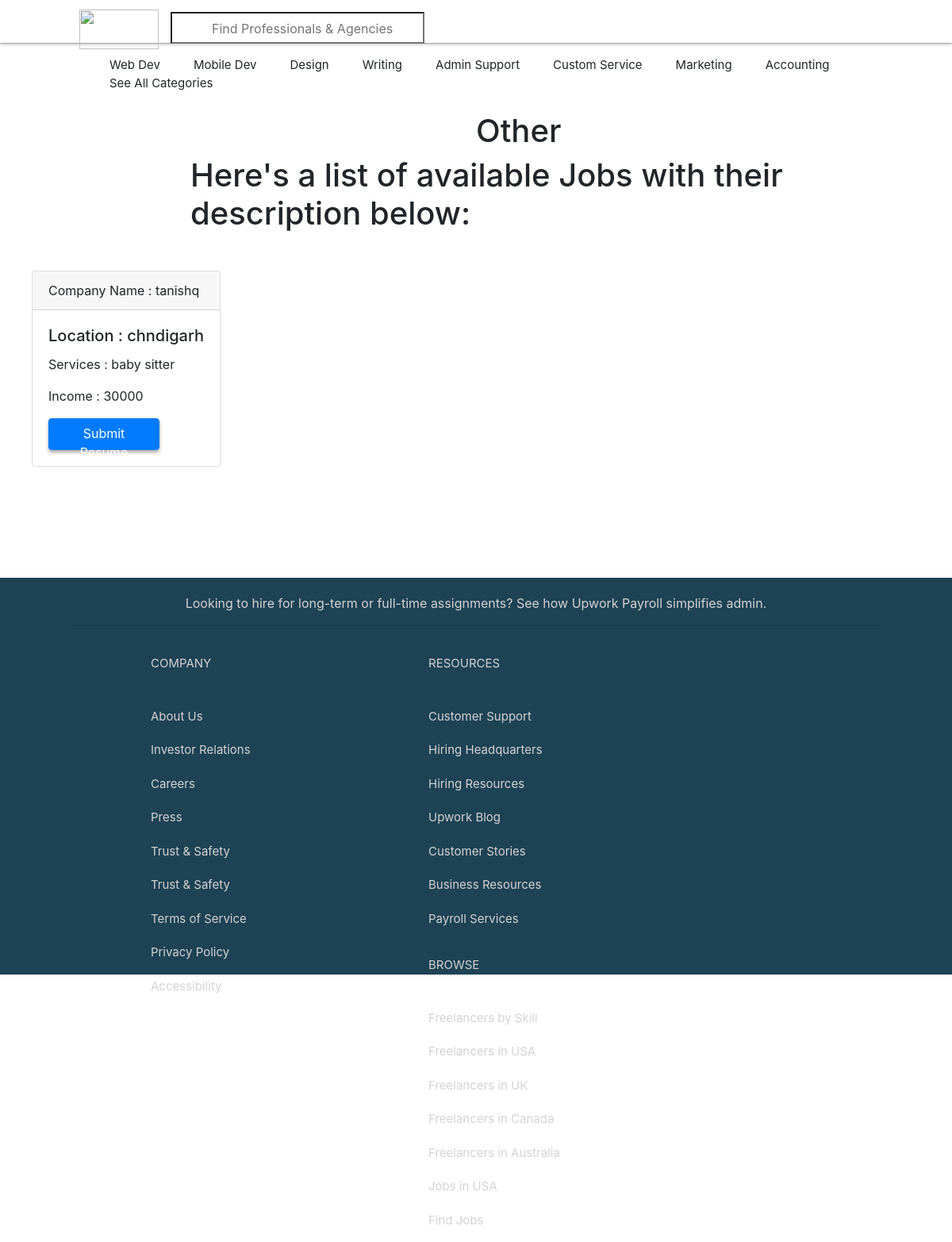
The page /get_other_jobs/ on the database its author committed.
### first_look/models.py (models this page shows)
class Other(models.Model):
    job_id = models.IntegerField()
    income = models.TextField()
    company_name = models.TextField()
    services = models.TextField()
    description = models.TextField()
    location = models.TextField()
    email_address = models.EmailField()
    def __str__(self):
        return str(self.job_id)

### first_look/views.py (the view)
# urls.py: path('get_other_jobs/', views.job_seeker_other_view, name = "OtherJobs"),
def job_seeker_other_view(request):
    context = {}
    context['job_type'] = "Other"
    context['jobs'] = get_other_jobs()
    print(context['jobs'])
    return render(request, 'dashboard/seeker.html', context)

### first_look/views.py (called while the page is built)
def get_other_jobs():
    jobs = []
    for p in Other.objects.raw('select * from first_look_other'):
        jobs.append(p)
    return jobs

### first_look/templates/dashboard/seeker.html (shortened to what this page needs)
<!DOCTYPE html>
<html lang="en">
<head>
    <link rel="stylesheet" href="../../static/first_look/css/style.css" type="text/css" />
    <link rel="stylesheet" href="../../static/first_look/css/all.min.css">
    <link rel="stylesheet" href="https://stackpath.bootstrapcdn.com/bootstrap/4.4.1/css/bootstrap.min.css">
</head>
<body>
    <div class="navbar_header">
        <div class="logo_img">
            <img src="./images/logo.png">
        </div>
        <div class="srch_box">
            <input type="search" name="srch" placeholder="Find Professionals & Agencies">
            <i class="fas fa-search"></i>
        </div>
    </div>
    <div class="navbar_sub">
        <ul>
            <li>Web Dev</li>
            <li>Mobile Dev</li>
            <li>Design</li>
            <li>Writing</li>
            <li>Admin Support</li>
            <li>Custom Service</li>
            <li>Marketing</li>
            <li>Accounting</li>
            <li>See All Categories</li>
        </ul>
    </div>
    <div style="height:40px"></div>
    <div style="margin-left:50%;">
        <h1>{{ job_type }}</h1>
    </div>
    <div style="margin-left:20%;">
        <h1>Here's a list of available Jobs with their description below:</h1>
    </div>
    <div clas="container">
        {% for job in jobs %}
        <div class="card" style="display: inline-block;margin: 40px;">
            <div class="card-header">
                Company Name : {{ job.company_name }}
            </div>
            <div class="card-body">
                <h5 class="card-title">
                    Location : {{ job.location }}
                </h5>
                <p class="card-text">
                    Services : {{ job.services }}
                </p>
                <p class="card-text">
                    Income : {{ job.income }}
                </p>
                <a href="#" class="btn btn-primary">Submit Resume</a>
            </div>
        </div>
        {% endfor %}
    </div>
    <div class="footer">
        <div class="cont">
            <p>Looking to hire for long-term or full-time assignments? See how<a href="#" style="color: lightgray;"> Upwork Payroll</a> simplifies admin.</p>
            <hr>
            <div class="ul">
                <ul>
                    <li>COMPANY</li>
                    <br>
                    <li>About Us</li>
                    <li> Investor Relations</li>
                    <li> Careers</li>
                    <li> Press</li>
                    <li> Trust & Safety</li>
                    <li> Trust & Safety</li>
                    <li> Terms of Service</li>
                    <li> Privacy Policy</li>
                    <li>Accessibility</li>
                </ul>
            </div>
            <div class="ul">
                <ul>
                    <li> RESOURCES</li>
                    <br>
                    <li> Customer Support</li>
                    <li>Hiring Headquarters</li>
                    <li> Hiring Resources</li>
                    <li> Upwork Blog</li>
                    <li> Customer Stories</li>
                    <li> Business Resources</li>
                    <li> Payroll Services</li>
                </ul>
            </div>
            <div class="ul">
                <ul>
                    <li> BROWSE</li>
                    <br>
                    <li>Freelancers by Skill</li>
                    <li>Freelancers in USA</li>
                    <li>Freelancers in UK</li>
                    <li>Freelancers in Canada</li>
                    <li>Freelancers in Australia</li>
                    <li>Jobs in USA</li>
                    <li>Find Jobs</li>
                </ul>
            </div>
        </div>
    </div>
</body>
</html>

### first_look/static/first_look/css/style.css (style rules this page uses)
body { margin: 0px; background-color: #F9F9F9; font-family: Gotham SSm, Helvetica, Arial, sans-serif; font-size: 13px; }
.navbar_header { width: 100%; height: 55px; background: white; padding-top: 12px; position: relative; border-bottom: 1px solid darkgray; box-shadow: 0px 0px 5px darkgray; position: sticky; top: 0; z-index: 1; }
.logo_img { position: relative; margin-left: 100px; float: left; }
.logo_img img { width: 100px; height: 50px; }
.srch_box { margin-top: 3px; position: relative; }
.srch_box input[type=search] { padding-top: 2px; padding-left: 50px; width: 320px; height: 40px; margin-left: 15px; position: absolute; }
.srch_box i { position: absolute; left: 230px; top: 13px; color: #008329; }
.navbar_sub { width: 100%; height: 30px; background: F9F9F9; }
.navbar_sub ul { list-style: none; margin-left: 56px; }
.navbar_sub ul li { float: left; margin-left: 42px; font-size: 15px; cursor: pointer; }
.btn { margin: 0 auto; width: 140px; height: 40px; background-color: #37a000; border-radius: 3px; box-shadow: 0px 3px 4px darkgray; cursor: pointer; }
.footer { height: 500px; width: 100%; margin-top: 100px; background: #1D4354; text-align: center; padding-top: 20px; color: lightgray; }
.cont { margin: 0 auto; width: 85%; }
.cont ul li { list-style: none; text-align: left; margin-top: 20px; font-size: 15px; padding-left: 60px; }
.ul { float: left; width: 350px; }

### rows shown on the page
Other: company_name "tanishq", location "chndigarh", services "baby sitter", income "30000"

### other values the page prints
{{ job_type }} "Other"
